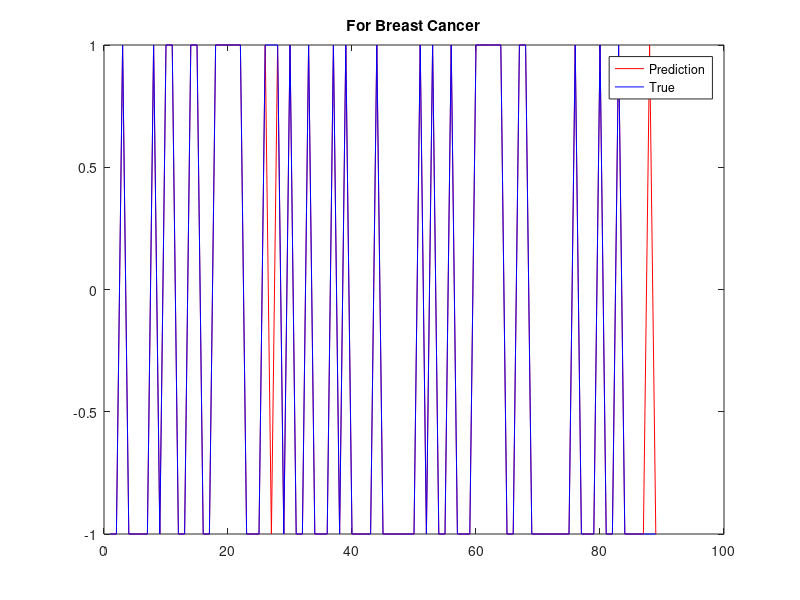

This chart was generated by the following MATLAB code:
clc
clear
close all


load D_bc_te.mat;
load D_bc_tr.mat;
initial_cpu_time = cputime;
Xtr = D_bc_tr(1:30,:);
Ytr = D_bc_tr(31,:);


Xte = D_bc_te(1:30,:);
Yte = D_bc_te(31,:);

one=ones(1,480);
one=one.';
Xtr=Xtr.';

Xcap=[Xtr,one];

Xtemp=Xcap.'*Xcap;

I=eye(31);

Xtemp2=Xtemp+0.01*I;

Xinverse=inv(Xtemp2);

Xtemp3=Xinverse*Xcap.';

WandB=Xtemp3*Ytr.';

Wstar1= WandB(1:30,1);

Bstar1=WandB(31,1);





%Testing
Ypre1=Wstar1.'*Xte+Bstar1;


Ypre=sign(Ypre1);
mis_class1=0;
for i=1:89
    if Ypre(:,i)~=Yte(:,i)
        mis_class1=mis_class1+1;
    end
end 
        
mis_class1

error_perc=(mis_class1/length(Yte))*100



error=norm(Yte-Ypre,'fro');
e=norm(Yte,'fro');
error_relative=error/e;

figure, plot(Ypre,'r-');
hold on;
plot(Yte(1,:),'b-');
legend('Prediction','True');
title('For Breast Cancer');
final_cpu_time = cputime; 
AvgCPUtime = (final_cpu_time - initial_cpu_time)



